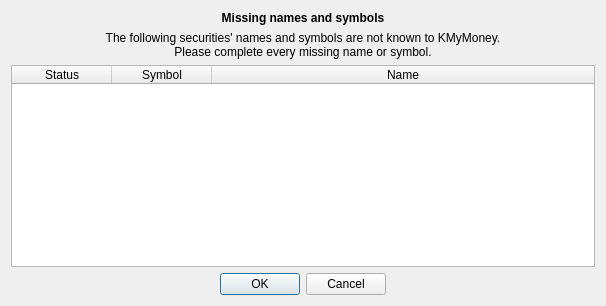
<?xml version="1.0" encoding="UTF-8"?>
<ui version="4.0">
 <class>SecuritiesDlg</class>
 <widget class="QDialog" name="SecuritiesDlg">
  <property name="geometry">
   <rect>
    <x>0</x>
    <y>0</y>
    <width>606</width>
    <height>306</height>
   </rect>
  </property>
  <property name="windowTitle">
   <string>Securities</string>
  </property>
  <layout class="QVBoxLayout" name="verticalLayout">
   <item>
    <widget class="QLabel" name="label_title">
     <property name="font">
      <font>
       <weight>75</weight>
       <bold>true</bold>
      </font>
     </property>
     <property name="text">
      <string>Missing names and symbols</string>
     </property>
     <property name="alignment">
      <set>Qt::AlignCenter</set>
     </property>
    </widget>
   </item>
   <item>
    <widget class="QLabel" name="label_info">
     <property name="text">
      <string>The following securities' names and symbols are not known to KMyMoney.
Please complete every missing name or symbol.</string>
     </property>
     <property name="alignment">
      <set>Qt::AlignCenter</set>
     </property>
     <property name="wordWrap">
      <bool>true</bool>
     </property>
    </widget>
   </item>
   <item>
    <widget class="QTableWidget" name="tableWidget">
     <property name="font">
      <font/>
     </property>
     <property name="selectionMode">
      <enum>QAbstractItemView::NoSelection</enum>
     </property>
     <property name="wordWrap">
      <bool>false</bool>
     </property>
     <property name="columnCount">
      <number>3</number>
     </property>
     <attribute name="horizontalHeaderCascadingSectionResizes">
      <bool>true</bool>
     </attribute>
     <attribute name="horizontalHeaderStretchLastSection">
      <bool>true</bool>
     </attribute>
     <attribute name="verticalHeaderStretchLastSection">
      <bool>false</bool>
     </attribute>
     <column>
      <property name="text">
       <string>Status</string>
      </property>
     </column>
     <column>
      <property name="text">
       <string>Symbol</string>
      </property>
     </column>
     <column>
      <property name="text">
       <string>Name</string>
      </property>
     </column>
    </widget>
   </item>
   <item>
    <widget class="QDialogButtonBox" name="buttonBox">
     <property name="sizePolicy">
      <sizepolicy hsizetype="Preferred" vsizetype="Preferred">
       <horstretch>0</horstretch>
       <verstretch>0</verstretch>
      </sizepolicy>
     </property>
     <property name="standardButtons">
      <set>QDialogButtonBox::Cancel|QDialogButtonBox::Ok</set>
     </property>
     <property name="centerButtons">
      <bool>true</bool>
     </property>
    </widget>
   </item>
  </layout>
 </widget>
 <layoutdefault spacing="6" margin="11"/>
 <resources/>
 <connections>
  <connection>
   <sender>buttonBox</sender>
   <signal>accepted()</signal>
   <receiver>SecuritiesDlg</receiver>
   <slot>accept()</slot>
   <hints>
    <hint type="sourcelabel">
     <x>302</x>
     <y>280</y>
    </hint>
    <hint type="destinationlabel">
     <x>302</x>
     <y>152</y>
    </hint>
   </hints>
  </connection>
  <connection>
   <sender>buttonBox</sender>
   <signal>rejected()</signal>
   <receiver>SecuritiesDlg</receiver>
   <slot>reject()</slot>
   <hints>
    <hint type="sourcelabel">
     <x>302</x>
     <y>280</y>
    </hint>
    <hint type="destinationlabel">
     <x>302</x>
     <y>152</y>
    </hint>
   </hints>
  </connection>
 </connections>
 <designerdata>
  <property name="gridDeltaX">
   <number>2</number>
  </property>
  <property name="gridDeltaY">
   <number>2</number>
  </property>
  <property name="gridSnapX">
   <bool>true</bool>
  </property>
  <property name="gridSnapY">
   <bool>true</bool>
  </property>
  <property name="gridVisible">
   <bool>true</bool>
  </property>
 </designerdata>
</ui>
